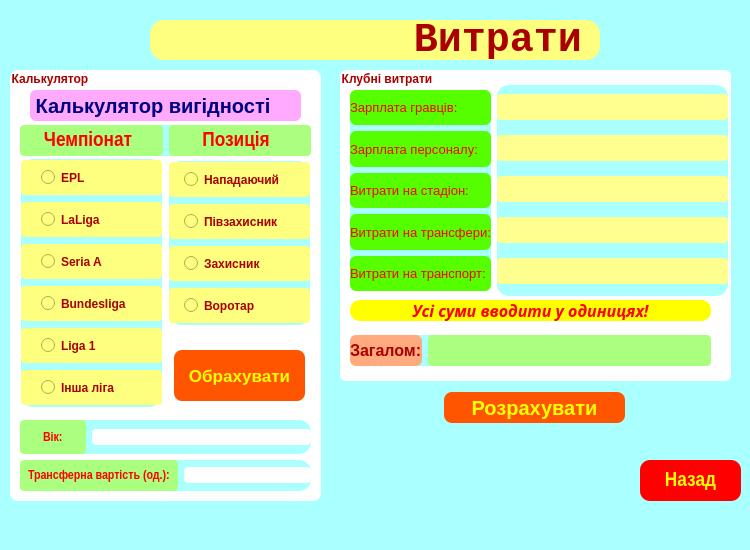
<?xml version="1.0" encoding="UTF-8"?>
<ui version="4.0">
 <class>Costs</class>
 <widget class="QMainWindow" name="Costs">
  <property name="geometry">
   <rect>
    <x>0</x>
    <y>0</y>
    <width>750</width>
    <height>550</height>
   </rect>
  </property>
  <property name="font">
   <font>
    <pointsize>11</pointsize>
   </font>
  </property>
  <property name="windowTitle">
   <string>MainWindow</string>
  </property>
  <property name="styleSheet">
   <string notr="true">QWidget {
background-color: rgb(170, 255, 255);
	border-color: rgb(0, 0, 127);
border-radius: 12px;
}</string>
  </property>
  <widget class="QWidget" name="centralwidget">
   <widget class="QLabel" name="label">
    <property name="geometry">
     <rect>
      <x>150</x>
      <y>20</y>
      <width>450</width>
      <height>40</height>
     </rect>
    </property>
    <property name="font">
     <font>
      <family>Courier</family>
      <pointsize>30</pointsize>
      <weight>75</weight>
      <bold>true</bold>
     </font>
    </property>
    <property name="styleSheet">
     <string notr="true">QLabel {
color: rgb(170, 0, 0);
	background-color: rgb(255, 255, 127);
	border-color: rgb(170, 0, 0);
border-radius: 14px;
}</string>
    </property>
    <property name="text">
     <string>           Витрати</string>
    </property>
   </widget>
   <widget class="QGroupBox" name="groupBox">
    <property name="geometry">
     <rect>
      <x>10</x>
      <y>70</y>
      <width>311</width>
      <height>431</height>
     </rect>
    </property>
    <property name="font">
     <font>
      <weight>75</weight>
      <bold>true</bold>
     </font>
    </property>
    <property name="styleSheet">
     <string notr="true">QGroupBox {
color: rgb(170, 0, 0);
	background-color: rgb(255, 255, 255);
	border-color: rgb(0, 0, 127);
border-radius: 8px;
}
</string>
    </property>
    <property name="title">
     <string>Калькулятор</string>
    </property>
    <widget class="QLabel" name="label_2">
     <property name="geometry">
      <rect>
       <x>20</x>
       <y>20</y>
       <width>271</width>
       <height>31</height>
      </rect>
     </property>
     <property name="font">
      <font>
       <pointsize>15</pointsize>
       <weight>75</weight>
       <bold>true</bold>
      </font>
     </property>
     <property name="styleSheet">
      <string notr="true">QLabel {
background-color: rgb(255, 170, 255);
border-color: rgb(0, 0, 127);
color: rgb(0, 0, 127);
border-radius: 6px;
}</string>
     </property>
     <property name="text">
      <string> Калькулятор вигідності</string>
     </property>
    </widget>
    <widget class="QPushButton" name="pushButton_result">
     <property name="geometry">
      <rect>
       <x>164</x>
       <y>280</y>
       <width>131</width>
       <height>51</height>
      </rect>
     </property>
     <property name="font">
      <font>
       <family>Arial</family>
       <pointsize>13</pointsize>
       <weight>75</weight>
       <bold>true</bold>
      </font>
     </property>
     <property name="styleSheet">
      <string notr="true">QPushButton {
background-color: rgb(255, 85, 0);
	color: rgb(255, 255, 0);
	border-color: rgb(255, 255, 0);
border-radius: 8px;
}
QPushButton:hover:!pressed { 
background-color: white;
border-color: black;
color: black;
}</string>
     </property>
     <property name="text">
      <string>Обрахувати</string>
     </property>
    </widget>
    <widget class="QWidget" name="">
     <property name="geometry">
      <rect>
       <x>10</x>
       <y>350</y>
       <width>291</width>
       <height>34</height>
      </rect>
     </property>
     <layout class="QHBoxLayout" name="horizontalLayout_2">
      <item>
       <widget class="QLabel" name="label_5">
        <property name="font">
         <font>
          <family>Arial Narrow</family>
          <pointsize>10</pointsize>
          <weight>75</weight>
          <bold>true</bold>
         </font>
        </property>
        <property name="styleSheet">
         <string notr="true">QLabel {
border-radius: 4px;
	color: rgb(255, 0, 0);
	border-color: rgb(255, 0, 0);
	background-color: rgb(170, 255, 127);
padding: 8px 20px;
}</string>
        </property>
        <property name="text">
         <string>Вік:</string>
        </property>
       </widget>
      </item>
      <item>
       <widget class="QLineEdit" name="lineEdit_age">
        <property name="styleSheet">
         <string notr="true">QLineEdit {
background-color: rgb(255, 255, 255);
	border-color: rgb(0, 0, 0);
	color: rgb(0, 0, 0);
border-radius: 4px;
}</string>
        </property>
       </widget>
      </item>
     </layout>
    </widget>
    <widget class="QWidget" name="">
     <property name="geometry">
      <rect>
       <x>10</x>
       <y>55</y>
       <width>291</width>
       <height>31</height>
      </rect>
     </property>
     <layout class="QHBoxLayout" name="horizontalLayout">
      <item>
       <widget class="QLabel" name="label_3">
        <property name="font">
         <font>
          <family>Arial Narrow</family>
          <pointsize>16</pointsize>
          <weight>75</weight>
          <bold>true</bold>
         </font>
        </property>
        <property name="styleSheet">
         <string notr="true">QLabel {
border-radius: 4px;
	color: rgb(255, 0, 0);
	border-color: rgb(255, 0, 0);
	background-color: rgb(170, 255, 127);
}</string>
        </property>
        <property name="text">
         <string>     Чемпіонат</string>
        </property>
       </widget>
      </item>
      <item>
       <widget class="QLabel" name="label_4">
        <property name="font">
         <font>
          <family>Arial Narrow</family>
          <pointsize>16</pointsize>
          <weight>75</weight>
          <bold>true</bold>
         </font>
        </property>
        <property name="styleSheet">
         <string notr="true">QLabel {
border-radius: 4px;
	color: rgb(255, 0, 0);
	border-color: rgb(255, 0, 0);
	background-color: rgb(170, 255, 127);
}</string>
        </property>
        <property name="text">
         <string>       Позиція</string>
        </property>
       </widget>
      </item>
     </layout>
    </widget>
    <widget class="QWidget" name="">
     <property name="geometry">
      <rect>
       <x>11</x>
       <y>89</y>
       <width>141</width>
       <height>248</height>
      </rect>
     </property>
     <layout class="QVBoxLayout" name="verticalLayout_2">
      <item>
       <widget class="QRadioButton" name="radioButton_epl">
        <property name="font">
         <font>
          <pointsize>9</pointsize>
          <weight>75</weight>
          <bold>true</bold>
         </font>
        </property>
        <property name="styleSheet">
         <string notr="true">QRadioButton {
color: rgb(170, 0, 0);
	background-color: rgb(255, 255, 127);
	border-color: rgb(170, 0, 0);
border-radius: 4px;
padding: 10px 20px;
}</string>
        </property>
        <property name="text">
         <string>EPL</string>
        </property>
       </widget>
      </item>
      <item>
       <widget class="QRadioButton" name="radioButton_laliga">
        <property name="font">
         <font>
          <pointsize>9</pointsize>
          <weight>75</weight>
          <bold>true</bold>
         </font>
        </property>
        <property name="styleSheet">
         <string notr="true">QRadioButton {
color: rgb(170, 0, 0);
	background-color: rgb(255, 255, 127);
	border-color: rgb(170, 0, 0);
border-radius: 4px;
padding: 10px 20px;
}</string>
        </property>
        <property name="text">
         <string>LaLiga</string>
        </property>
       </widget>
      </item>
      <item>
       <widget class="QRadioButton" name="radioButton_seriaa">
        <property name="font">
         <font>
          <pointsize>9</pointsize>
          <weight>75</weight>
          <bold>true</bold>
         </font>
        </property>
        <property name="styleSheet">
         <string notr="true">QRadioButton {
color: rgb(170, 0, 0);
	background-color: rgb(255, 255, 127);
	border-color: rgb(170, 0, 0);
border-radius: 4px;
padding: 10px 20px;
}</string>
        </property>
        <property name="text">
         <string>Seria A</string>
        </property>
       </widget>
      </item>
      <item>
       <widget class="QRadioButton" name="radioButton_bundesliga">
        <property name="font">
         <font>
          <pointsize>9</pointsize>
          <weight>75</weight>
          <bold>true</bold>
         </font>
        </property>
        <property name="styleSheet">
         <string notr="true">QRadioButton {
color: rgb(170, 0, 0);
	background-color: rgb(255, 255, 127);
	border-color: rgb(170, 0, 0);
border-radius: 4px;
padding: 10px 20px;
}</string>
        </property>
        <property name="text">
         <string>Bundesliga</string>
        </property>
       </widget>
      </item>
      <item>
       <widget class="QRadioButton" name="radioButton_liga1">
        <property name="font">
         <font>
          <pointsize>9</pointsize>
          <weight>75</weight>
          <bold>true</bold>
         </font>
        </property>
        <property name="styleSheet">
         <string notr="true">QRadioButton {
color: rgb(170, 0, 0);
	background-color: rgb(255, 255, 127);
	border-color: rgb(170, 0, 0);
border-radius: 4px;
padding: 10px 20px;
}</string>
        </property>
        <property name="text">
         <string>Liga 1</string>
        </property>
       </widget>
      </item>
      <item>
       <widget class="QRadioButton" name="radioButton_another">
        <property name="font">
         <font>
          <pointsize>9</pointsize>
          <weight>75</weight>
          <bold>true</bold>
         </font>
        </property>
        <property name="styleSheet">
         <string notr="true">QRadioButton {
color: rgb(170, 0, 0);
	background-color: rgb(255, 255, 127);
	border-color: rgb(170, 0, 0);
border-radius: 4px;
padding: 10px 20px;
}</string>
        </property>
        <property name="text">
         <string>Інша ліга</string>
        </property>
       </widget>
      </item>
     </layout>
    </widget>
    <widget class="QWidget" name="">
     <property name="geometry">
      <rect>
       <x>159</x>
       <y>91</y>
       <width>141</width>
       <height>164</height>
      </rect>
     </property>
     <layout class="QVBoxLayout" name="verticalLayout">
      <item>
       <widget class="QRadioButton" name="radioButton_frw">
        <property name="font">
         <font>
          <pointsize>9</pointsize>
          <weight>75</weight>
          <bold>true</bold>
         </font>
        </property>
        <property name="styleSheet">
         <string notr="true">QRadioButton {
color: rgb(170, 0, 0);
	background-color: rgb(255, 255, 127);
	border-color: rgb(170, 0, 0);
border-radius: 4px;
padding: 10px 15px;
}</string>
        </property>
        <property name="text">
         <string>Нападаючий</string>
        </property>
       </widget>
      </item>
      <item>
       <widget class="QRadioButton" name="radioButton_mdf">
        <property name="font">
         <font>
          <pointsize>9</pointsize>
          <weight>75</weight>
          <bold>true</bold>
         </font>
        </property>
        <property name="styleSheet">
         <string notr="true">QRadioButton {
color: rgb(170, 0, 0);
	background-color: rgb(255, 255, 127);
	border-color: rgb(170, 0, 0);
border-radius: 4px;
padding: 10px 15px;
}</string>
        </property>
        <property name="text">
         <string>Півзахисник</string>
        </property>
       </widget>
      </item>
      <item>
       <widget class="QRadioButton" name="radioButton_def">
        <property name="font">
         <font>
          <pointsize>9</pointsize>
          <weight>75</weight>
          <bold>true</bold>
         </font>
        </property>
        <property name="styleSheet">
         <string notr="true">QRadioButton {
color: rgb(170, 0, 0);
	background-color: rgb(255, 255, 127);
	border-color: rgb(170, 0, 0);
border-radius: 4px;
padding: 10px 15px;
}</string>
        </property>
        <property name="text">
         <string>Захисник</string>
        </property>
       </widget>
      </item>
      <item>
       <widget class="QRadioButton" name="radioButton_gk">
        <property name="font">
         <font>
          <pointsize>9</pointsize>
          <weight>75</weight>
          <bold>true</bold>
         </font>
        </property>
        <property name="styleSheet">
         <string notr="true">QRadioButton {
color: rgb(170, 0, 0);
	background-color: rgb(255, 255, 127);
	border-color: rgb(170, 0, 0);
border-radius: 4px;
padding: 10px 15px;
}</string>
        </property>
        <property name="text">
         <string>Воротар</string>
        </property>
       </widget>
      </item>
     </layout>
    </widget>
    <widget class="QWidget" name="">
     <property name="geometry">
      <rect>
       <x>10</x>
       <y>390</y>
       <width>291</width>
       <height>31</height>
      </rect>
     </property>
     <layout class="QHBoxLayout" name="horizontalLayout_3">
      <item>
       <widget class="QLabel" name="label_6">
        <property name="font">
         <font>
          <family>Arial Narrow</family>
          <pointsize>10</pointsize>
          <weight>75</weight>
          <bold>true</bold>
         </font>
        </property>
        <property name="styleSheet">
         <string notr="true">QLabel {
border-radius: 4px;
	color: rgb(255, 0, 0);
	border-color: rgb(255, 0, 0);
	background-color: rgb(170, 255, 127);
padding: 5px 5px;
}</string>
        </property>
        <property name="text">
         <string>Трансферна вартість (од.):</string>
        </property>
       </widget>
      </item>
      <item>
       <widget class="QLineEdit" name="lineEdit_price">
        <property name="styleSheet">
         <string notr="true">QLineEdit {
background-color: rgb(255, 255, 255);
	border-color: rgb(0, 0, 0);
	color: rgb(0, 0, 0);
border-radius: 4px;
}</string>
        </property>
       </widget>
      </item>
     </layout>
    </widget>
   </widget>
   <widget class="QPushButton" name="pushButton_back">
    <property name="geometry">
     <rect>
      <x>640</x>
      <y>460</y>
      <width>101</width>
      <height>41</height>
     </rect>
    </property>
    <property name="font">
     <font>
      <family>Arial Narrow</family>
      <pointsize>16</pointsize>
      <weight>75</weight>
      <bold>true</bold>
     </font>
    </property>
    <property name="styleSheet">
     <string notr="true">QPushButton {
color: rgb(255, 255, 0);
	border-color: rgb(255, 170, 0);
	background-color: rgb(255, 0, 0);
border-radius: 10px;
}
QPushButton:hover:!pressed { 
background-color: white;
border-color: black;
color: black;
}</string>
    </property>
    <property name="text">
     <string>Назад</string>
    </property>
   </widget>
   <widget class="QGroupBox" name="groupBox_2">
    <property name="geometry">
     <rect>
      <x>340</x>
      <y>70</y>
      <width>391</width>
      <height>311</height>
     </rect>
    </property>
    <property name="font">
     <font>
      <weight>75</weight>
      <bold>true</bold>
     </font>
    </property>
    <property name="styleSheet">
     <string notr="true">QGroupBox {
color: rgb(170, 0, 0);
	background-color: rgb(255, 255, 255);
	border-color: rgb(0, 0, 0);
border-radius: 6px;
}</string>
    </property>
    <property name="title">
     <string>Клубні витрати</string>
    </property>
    <widget class="QLabel" name="label_14">
     <property name="geometry">
      <rect>
       <x>10</x>
       <y>230</y>
       <width>361</width>
       <height>21</height>
      </rect>
     </property>
     <property name="font">
      <font>
       <family>Bahnschrift</family>
       <pointsize>12</pointsize>
       <weight>75</weight>
       <italic>true</italic>
       <bold>true</bold>
      </font>
     </property>
     <property name="styleSheet">
      <string notr="true">QLabel {
color: rgb(255, 0, 0);
	background-color: rgb(255, 255, 0);
	border-color: rgb(255, 0, 0);
border-radius: 10px;
}</string>
     </property>
     <property name="text">
      <string>Усі суми вводити у одиницях!</string>
     </property>
     <property name="alignment">
      <set>Qt::AlignCenter</set>
     </property>
    </widget>
    <widget class="QWidget" name="">
     <property name="geometry">
      <rect>
       <x>10</x>
       <y>20</y>
       <width>141</width>
       <height>201</height>
      </rect>
     </property>
     <layout class="QVBoxLayout" name="verticalLayout_3">
      <item>
       <widget class="QLabel" name="label_7">
        <property name="font">
         <font>
          <family>Arial</family>
          <pointsize>10</pointsize>
          <weight>50</weight>
          <bold>false</bold>
         </font>
        </property>
        <property name="styleSheet">
         <string notr="true">QLabel {
color: rgb(255, 0, 0);
	background-color: rgb(85, 255, 0);
	border-color: rgb(255, 0, 0);
border-radius: 6px;
}</string>
        </property>
        <property name="text">
         <string>Зарплата гравців:</string>
        </property>
       </widget>
      </item>
      <item>
       <widget class="QLabel" name="label_8">
        <property name="font">
         <font>
          <family>Arial</family>
          <pointsize>10</pointsize>
          <weight>50</weight>
          <bold>false</bold>
         </font>
        </property>
        <property name="styleSheet">
         <string notr="true">QLabel {
color: rgb(255, 0, 0);
	background-color: rgb(85, 255, 0);
	border-color: rgb(255, 0, 0);
border-radius: 6px;
}</string>
        </property>
        <property name="text">
         <string>Зарплата персоналу:</string>
        </property>
       </widget>
      </item>
      <item>
       <widget class="QLabel" name="label_9">
        <property name="font">
         <font>
          <family>Arial</family>
          <pointsize>10</pointsize>
          <weight>50</weight>
          <bold>false</bold>
         </font>
        </property>
        <property name="styleSheet">
         <string notr="true">QLabel {
color: rgb(255, 0, 0);
	background-color: rgb(85, 255, 0);
	border-color: rgb(255, 0, 0);
border-radius: 6px;
}</string>
        </property>
        <property name="text">
         <string>Витрати на стадіон:</string>
        </property>
       </widget>
      </item>
      <item>
       <widget class="QLabel" name="label_10">
        <property name="font">
         <font>
          <family>Arial</family>
          <pointsize>10</pointsize>
          <weight>50</weight>
          <bold>false</bold>
         </font>
        </property>
        <property name="styleSheet">
         <string notr="true">QLabel {
color: rgb(255, 0, 0);
	background-color: rgb(85, 255, 0);
	border-color: rgb(255, 0, 0);
border-radius: 6px;
}</string>
        </property>
        <property name="text">
         <string>Витрати на трансфери:</string>
        </property>
       </widget>
      </item>
      <item>
       <widget class="QLabel" name="label_11">
        <property name="font">
         <font>
          <family>Arial</family>
          <pointsize>10</pointsize>
          <weight>50</weight>
          <bold>false</bold>
         </font>
        </property>
        <property name="styleSheet">
         <string notr="true">QLabel {
color: rgb(255, 0, 0);
	background-color: rgb(85, 255, 0);
	border-color: rgb(255, 0, 0);
border-radius: 6px;
}</string>
        </property>
        <property name="text">
         <string>Витрати на транспорт:</string>
        </property>
       </widget>
      </item>
     </layout>
    </widget>
    <widget class="QWidget" name="">
     <property name="geometry">
      <rect>
       <x>157</x>
       <y>15</y>
       <width>231</width>
       <height>211</height>
      </rect>
     </property>
     <layout class="QVBoxLayout" name="verticalLayout_4">
      <item>
       <widget class="QLineEdit" name="lineEdit_salaryplayers">
        <property name="styleSheet">
         <string notr="true">QLineEdit {
background-color: rgb(255, 255, 144);
	color: rgb(0, 0, 0);
	border-color: rgb(0, 170, 0);
border-radius: 4px;
padding: 5px 2px;
}</string>
        </property>
       </widget>
      </item>
      <item>
       <widget class="QLineEdit" name="lineEdit_salarypersonal">
        <property name="styleSheet">
         <string notr="true">QLineEdit {
background-color: rgb(255, 255, 144);
	color: rgb(0, 0, 0);
	border-color: rgb(0, 170, 0);
border-radius: 4px;
padding: 5px 2px;
}</string>
        </property>
       </widget>
      </item>
      <item>
       <widget class="QLineEdit" name="lineEdit_stadiumprice">
        <property name="styleSheet">
         <string notr="true">QLineEdit {
background-color: rgb(255, 255, 144);
	color: rgb(0, 0, 0);
	border-color: rgb(0, 170, 0);
border-radius: 4px;
padding: 5px 2px;
}</string>
        </property>
       </widget>
      </item>
      <item>
       <widget class="QLineEdit" name="lineEdit_transfers">
        <property name="styleSheet">
         <string notr="true">QLineEdit {
background-color: rgb(255, 255, 144);
	color: rgb(0, 0, 0);
	border-color: rgb(0, 170, 0);
border-radius: 4px;
padding: 5px 2px;
}</string>
        </property>
       </widget>
      </item>
      <item>
       <widget class="QLineEdit" name="lineEdit_transport">
        <property name="styleSheet">
         <string notr="true">QLineEdit {
background-color: rgb(255, 255, 144);
	color: rgb(0, 0, 0);
	border-color: rgb(0, 170, 0);
border-radius: 4px;
padding: 5px 2px;
}</string>
        </property>
       </widget>
      </item>
     </layout>
    </widget>
    <widget class="QWidget" name="">
     <property name="geometry">
      <rect>
       <x>10</x>
       <y>265</y>
       <width>361</width>
       <height>31</height>
      </rect>
     </property>
     <layout class="QHBoxLayout" name="horizontalLayout_4">
      <item>
       <widget class="QLabel" name="label_12">
        <property name="sizePolicy">
         <sizepolicy hsizetype="Fixed" vsizetype="Preferred">
          <horstretch>0</horstretch>
          <verstretch>0</verstretch>
         </sizepolicy>
        </property>
        <property name="font">
         <font>
          <pointsize>12</pointsize>
          <weight>75</weight>
          <bold>true</bold>
         </font>
        </property>
        <property name="styleSheet">
         <string notr="true">QLabel {
background-color: rgb(255, 170, 127);
	border-color: rgb(255, 170, 0);
	color: rgb(170, 0, 0);
border-radius: 6px;
width: 25px;
}</string>
        </property>
        <property name="text">
         <string>Загалом:</string>
        </property>
        <property name="alignment">
         <set>Qt::AlignLeading|Qt::AlignLeft|Qt::AlignVCenter</set>
        </property>
       </widget>
      </item>
      <item>
       <widget class="QLabel" name="label_resultat">
        <property name="font">
         <font>
          <pointsize>12</pointsize>
         </font>
        </property>
        <property name="layoutDirection">
         <enum>Qt::LeftToRight</enum>
        </property>
        <property name="styleSheet">
         <string notr="true">QLabel {
	background-color: rgb(170, 255, 127);
	color: rgb(255, 0, 0);
	border-color: rgb(255, 170, 0);
border-radius: 4px;
width: 300px;
}</string>
        </property>
        <property name="text">
         <string/>
        </property>
       </widget>
      </item>
     </layout>
    </widget>
   </widget>
   <widget class="QPushButton" name="pushButton_res">
    <property name="geometry">
     <rect>
      <x>444</x>
      <y>392</y>
      <width>181</width>
      <height>31</height>
     </rect>
    </property>
    <property name="font">
     <font>
      <pointsize>15</pointsize>
      <weight>75</weight>
      <bold>true</bold>
     </font>
    </property>
    <property name="styleSheet">
     <string notr="true">QPushButton {
background-color: rgb(255, 85, 0);
	color: rgb(255, 255, 0);
	border-color: rgb(255, 255, 0);
border-radius: 8px;
}
QPushButton:hover:!pressed { 
background-color: white;
border-color: black;
color: black;
}</string>
    </property>
    <property name="text">
     <string>Розрахувати</string>
    </property>
   </widget>
  </widget>
  <widget class="QMenuBar" name="menubar">
   <property name="geometry">
    <rect>
     <x>0</x>
     <y>0</y>
     <width>750</width>
     <height>21</height>
    </rect>
   </property>
  </widget>
  <widget class="QStatusBar" name="statusbar"/>
 </widget>
 <resources/>
 <connections/>
</ui>
